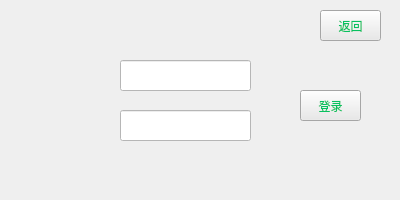
<?xml version="1.0" encoding="UTF-8"?>
<ui version="4.0">
 <class>LoginWindow</class>
 <widget class="QWidget" name="LoginWindow">
  <property name="geometry">
   <rect>
    <x>0</x>
    <y>0</y>
    <width>400</width>
    <height>200</height>
   </rect>
  </property>
  <property name="windowTitle">
   <string>Login</string>
  </property>
  <property name="styleSheet">
   <string notr="true"/>
  </property>
  <widget class="QLineEdit" name="usernameLineEdit">
   <property name="geometry">
    <rect>
     <x>120</x>
     <y>60</y>
     <width>131</width>
     <height>31</height>
    </rect>
   </property>
   <property name="styleSheet">
    <string notr="true">background-color: rgb(255, 255, 255);
font: 10pt &quot;Microsoft YaHei UI&quot;;</string>
   </property>
  </widget>
  <widget class="QLineEdit" name="passwordLineEdit">
   <property name="geometry">
    <rect>
     <x>120</x>
     <y>110</y>
     <width>131</width>
     <height>31</height>
    </rect>
   </property>
   <property name="styleSheet">
    <string notr="true">background-color: rgb(255, 255, 255);
font: 10pt &quot;Microsoft YaHei UI&quot;;</string>
   </property>
   <property name="echoMode">
    <enum>QLineEdit::EchoMode::Password</enum>
   </property>
  </widget>
  <widget class="QPushButton" name="loginButton">
   <property name="geometry">
    <rect>
     <x>300</x>
     <y>90</y>
     <width>61</width>
     <height>31</height>
    </rect>
   </property>
   <property name="styleSheet">
    <string notr="true">background-color: rgb(233, 233, 233);
color: rgb(7, 193, 96);</string>
   </property>
   <property name="text">
    <string>登录</string>
   </property>
  </widget>
  <widget class="QPushButton" name="loginButton_2">
   <property name="geometry">
    <rect>
     <x>320</x>
     <y>10</y>
     <width>61</width>
     <height>31</height>
    </rect>
   </property>
   <property name="styleSheet">
    <string notr="true">background-color: rgb(233, 233, 233);
color: rgb(7, 193, 96);</string>
   </property>
   <property name="text">
    <string>返回</string>
   </property>
  </widget>
  <widget class="QWidget" name="widget" native="true">
   <property name="geometry">
    <rect>
     <x>-90</x>
     <y>-50</y>
     <width>501</width>
     <height>261</height>
    </rect>
   </property>
   <property name="styleSheet">
    <string notr="true">border-image: url(:/login.png) 0 0 0 0 stretch stretch;</string>
   </property>
  </widget>
  <zorder>widget</zorder>
  <zorder>usernameLineEdit</zorder>
  <zorder>passwordLineEdit</zorder>
  <zorder>loginButton</zorder>
  <zorder>loginButton_2</zorder>
 </widget>
 <resources/>
 <connections/>
</ui>
